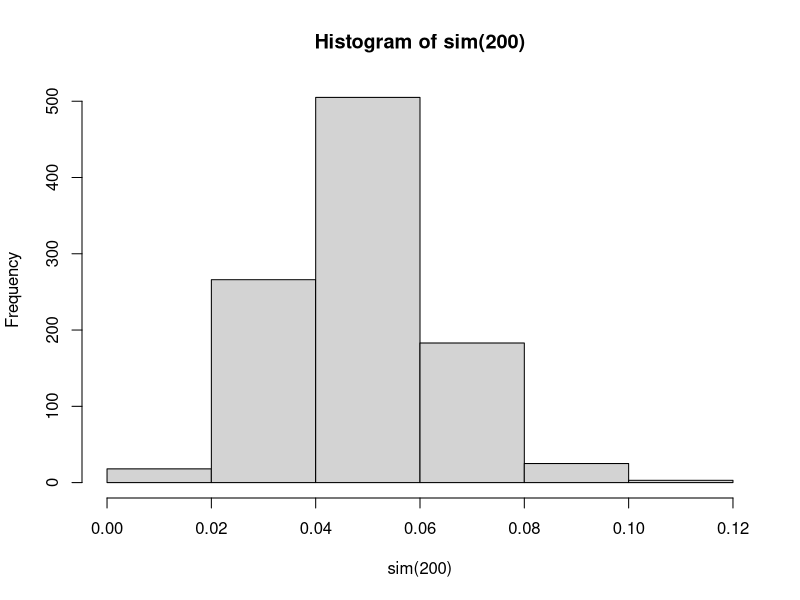

Source code (R):
p = 0.05
population_size = 10000
x = sample(c(rep(1, population_size*p), rep(0, population_size - population_size*p)))

sim = function(n) {
  total_props = c()
  for(i in 1:1000) {
    sp = sample(x, size=n, replace=F)
    total_props = c(total_props, sum(sp)/n) 
  }
  return(total_props)
}


sample_sizes = c(20, 40, 100, 200)
for(s in sample_sizes) {
  sim(s) 
}

hist(sim(200), breaks = 5)
